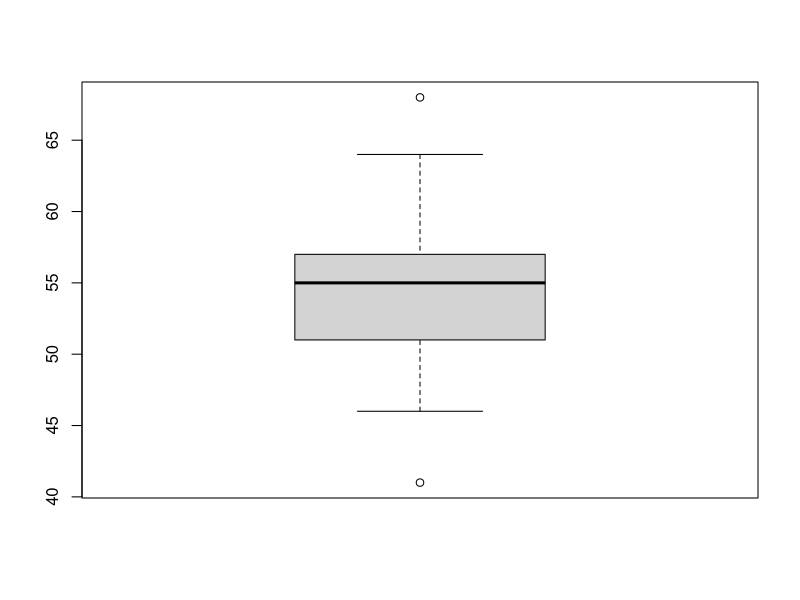

R code for this plot:
## ---- chunk 1
knitr::opts_chunk$set(echo = TRUE)
## ---- chunk 2
volts = c(62, 50, 53, 57, 41, 53, 55, 61,
          59, 64, 50, 53, 64, 62, 50, 68, 54, 
          55, 57, 50, 55, 50, 56, 55, 46, 55, 
          53, 54, 52, 47, 47, 55, 57, 48, 63, 
          57, 57, 55, 53, 59, 53, 52, 50, 55, 
          60, 50, 56, 58)
boxplot(volts)
